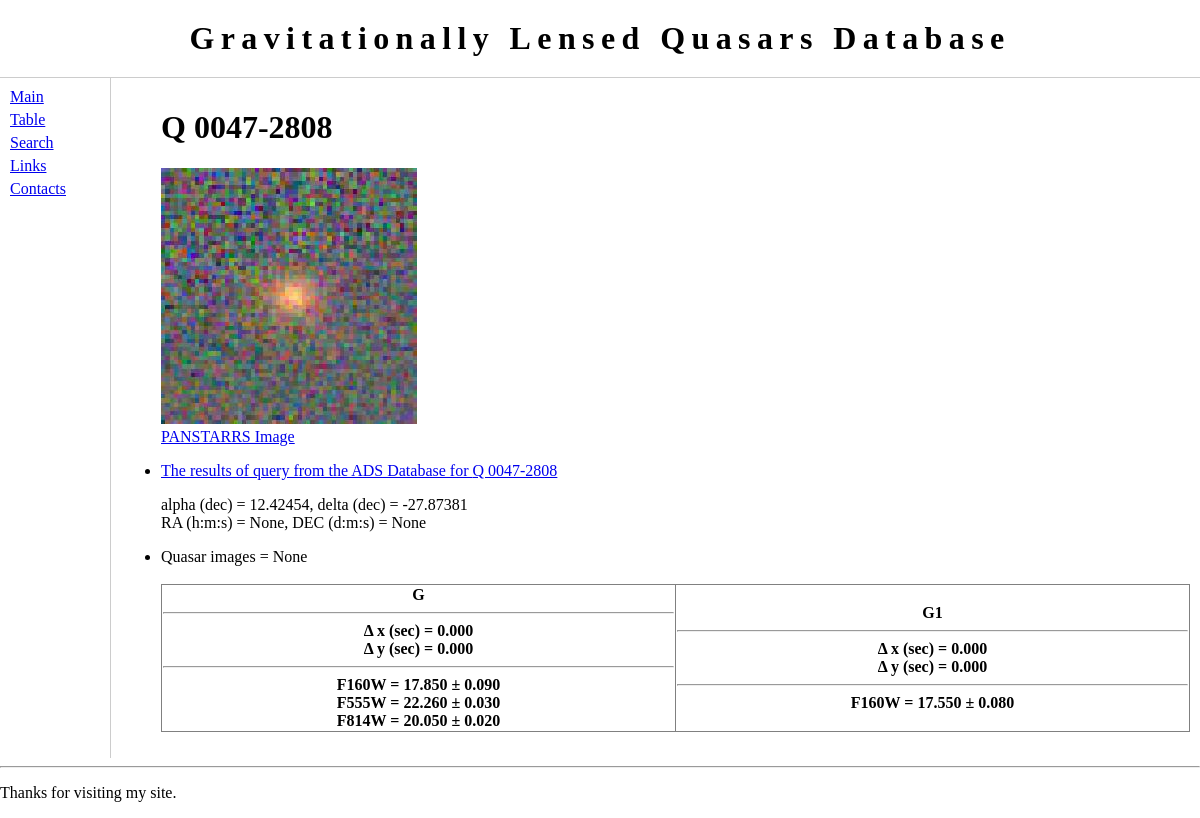
The app's page /lenses/0/ with its own data.
### lenses/models.py (models this page shows, shortened)
class GLObject(models.Model):
    gl_name = models.CharField(max_length=30)
    gl_alpha = models.DecimalField(max_digits=8, decimal_places=5, default=0.0)
    gl_delta = models.DecimalField(max_digits=8, decimal_places=5, default=0.0)
    l_redshift = models.DecimalField(max_digits=5, decimal_places=3, default=0.0)
    q_redshift = models.DecimalField(max_digits=5, decimal_places=3, default=0.0)
    ang_sep = models.DecimalField(max_digits=5, decimal_places=3, default=0.0)
    time_delay = models.DecimalField(max_digits=5, decimal_places=1, default=0.0)
    gl_url = models.URLField(max_length=200, blank=True)
    gl_image = models.ImageField(blank=True)
    def c_count(self):
        pass
    def gl_ra(self):
        pass
    def gl_dec(self):
        pass
    class Meta:
        ordering = ["gl_alpha"]

class GLComponent(models.Model):
    c_name = models.CharField(max_length=3, default="A")
    c_alpha = models.DecimalField(max_digits=5, decimal_places=3, default=0.0)
    c_alpha_err = models.DecimalField(max_digits=4, decimal_places=3, default=0.0)
    c_delta = models.DecimalField(max_digits=5, decimal_places=3, default=0.0)
    c_delta_err = models.DecimalField(max_digits=4, decimal_places=3, default=0.0)
    is_quasar = models.BooleanField(default=True)
    globject = models.ForeignKey(GLObject, on_delete=models.CASCADE, null=True)

class Magnitude(models.Model):
    m_band = models.CharField(max_length=10, default="r")
    m_value = models.DecimalField(max_digits=5, decimal_places=3, default=0.0)
    m_value_err = models.DecimalField(max_digits=4, decimal_places=3, default=0.0)
    m_date = models.DateField('observation date', blank=True, null=True)
    glcomponent = models.ForeignKey(GLComponent, on_delete=models.CASCADE, null=True)

### lenses/views.py (the view)
# urls.py: url(r'^(?P<globject_id>[0-9]+)/$', views.detail, name='detail'),
def detail(request, globject_id):
    globject = get_object_or_404(GLObject, pk=globject_id)
    return render(request, 'lenses/detail.html', {'globject': globject})

### lenses/templates/lenses/detail.html (shortened to what this page needs)
{% extends "lenses/base.html" %}
{% block content %}
<ul>
<p>
<h1>{{ globject.gl_name }}</h1>
{% if globject.gl_image %}
<img src="{{globject.gl_image.url}}">
<br>
<a target="_blank" href = "http://ps1images.stsci.edu/cgi-bin/ps1cutouts?pos={{globject.gl_alpha}} {{globject.gl_delta}}">
PANSTARRS Image</a>
{% else %}
No Image Yet.
{% endif %}
</p>
<p>
<li><a href = "http://adsabs.harvard.edu/cgi-bin/nph-abs_connect?db_key=AST&db_key=PRE&qform=AST&arxiv_sel=astro-ph&arxiv_sel=cond-mat&arxiv_sel=cs&arxiv_sel=gr-qc&arxiv_sel=hep-ex&arxiv_sel=hep-lat&arxiv_sel=hep-ph&arxiv_sel=hep-th&arxiv_sel=math&arxiv_sel=math-ph&arxiv_sel=nlin&arxiv_sel=nucl-ex&arxiv_sel=nucl-th&arxiv_sel=physics&arxiv_sel=quant-ph&arxiv_sel=q-bio&sim_query=YES&ned_query=YES&adsobj_query=YES&aut_logic=OR&obj_logic=AND&author=&object={{globject.gl_name}}&start_mon=&start_year=&end_mon=&end_year=&ttl_logic=OR&title=&txt_logic=OR&text=&nr_to_return=200&start_nr=1&jou_pick=ALL&ref_stems=&data_and=ALL&group_and=ALL&start_entry_day=&start_entry_mon=&start_entry_year=&end_entry_day=&end_entry_mon=&end_entry_year=&min_score=&sort=SCORE&data_type=SHORT&aut_syn=YES&ttl_syn=YES&txt_syn=YES&aut_wt=1.0&obj_wt=1.0&ttl_wt=0.3&txt_wt=3.0&aut_wgt=YES&obj_wgt=YES&ttl_wgt=YES&txt_wgt=YES&ttl_sco=YES&txt_sco=YES&version=1"> The results of query from the ADS Database for {{globject.gl_name}}
</a></li>
<p>
alpha (dec) = {{globject.gl_alpha}}, delta (dec) = {{globject.gl_delta}}
<br>
RA (h:m:s) = {{globject.gl_ra}}, DEC (d:m:s) = {{globject.gl_dec}}
</p>
<li>Quasar images =  {{globject.c_count }}</li>
<br>
<table border="1">
{% for component in globject.glcomponent_set.all %}
    <th>
    <b>{{ component.c_name }}</b>
    <hr>
    &Delta; x (sec) = {{ component.c_alpha }}
    <br>
    &Delta; y (sec) = {{component.c_delta}}
    <hr>
    {% for magnitude in component.magnitude_set.all %}
    	{{magnitude.m_band}} = {{magnitude.m_value}} &plusmn; {{magnitude.m_value_err}}
    <br>
    {% endfor %}
    </th>
{% endfor %}
</table>
</ul>
{% endblock %}

### lenses/static/lenses/main.css (style rules this page uses)
body { margin: 0px; padding: 0px; }
#main table { width: 100%; border-collapse: collapse; }

### records on screen
GLObject: gl_name "Q 0047-2808", gl_image (picture), gl_alpha "12.42454", gl_delta "-27.87381", gl_ra "None", gl_dec "None", c_count "None"
GLComponent: c_name "G", c_alpha "0.000", c_delta "0.000"
Magnitude: m_band "F160W", m_value "17.850", m_value_err "0.090"
Magnitude: m_band "F555W", m_value "22.260", m_value_err "0.030"
Magnitude: m_band "F814W", m_value "20.050", m_value_err "0.020"
GLComponent: c_name "G1", c_alpha "0.000", c_delta "0.000"
Magnitude: m_band "F160W", m_value "17.550", m_value_err "0.080"
